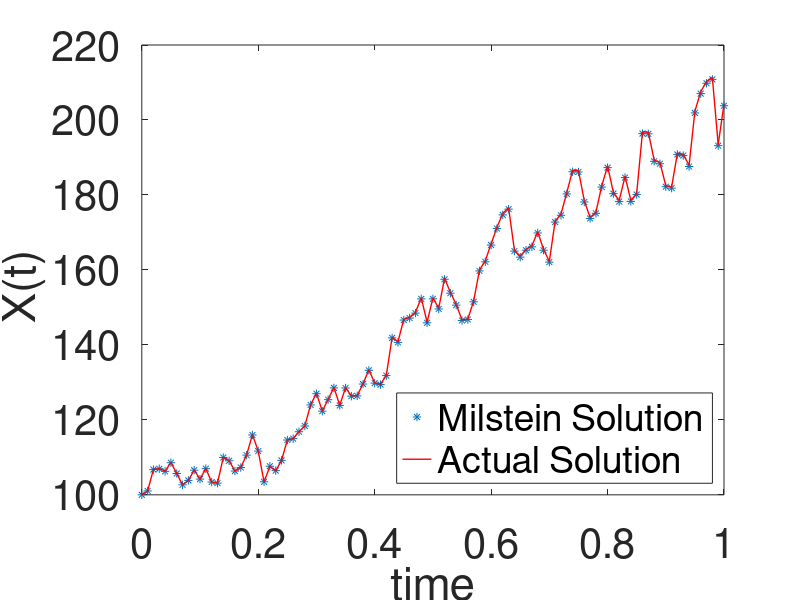

This chart was generated by the following MATLAB code:
%EM/Milstein Scheme for solving Geometric Brownian Motion for SDEs
%   SDE is of form dX = mu(X_t)(dt) + simga(X_t)(dW)
%   Uncomment line 27 to switch to Milstein
%   Author: Samuel Eure
%   Last Modified: 25 April, 2018

%Parameters
T = 1;
h = 10^-2;
x0 = 100;
mu = 0.8;
sigma = 0.3;
N = round(T/h);

%Prepare Wiener Process
dW = zeros(1,N+1);
W  = zeros(1,N+1);
dW(2:N+1) = sqrt(h)*randn(1,(N));
W = cumsum(dW);

%Milstein Implementation
X = zeros(1,N+1);
X(1) = x0; 
for n = 1:(N)
    X(n+1) = X(n)*(1 + (mu)*h + sigma*(W(n+1)-W(n)));
    %Uncomment below for Milstein
    X(n+1) = X(n+1) + X(n)*0.5*sigma^2*((W(n+1)-W(n))^2-h);
end


%Plotting specifications
x = 0:(T/N):(T);
t = 1:(N+1);
Actual = x0*exp((sigma*W(t)+x(t)*(mu-sigma^2/2)));
plot(x,X,'*',x,Actual,'r', "LineWidth", 1)
%title('Euler-Maruyama Solution (h = 0.01): dX = 0.8 X(t)dt + 0.2 X(t)dW_t')
%title('Milstein Solution (h = 0.001): dX = 0.8 X(t)dt + 0.2 X(t)dW_t')
xlabel('time', 'FontSize', 30)
ylabel('X(t)   ','FontSize',30,'Rotation',90)
set(gca,'fontsize',30)
%legend('EM Solution','Actual Solution','Location','southeast')
legend('Milstein Solution','Actual Solution','Location','southeast')